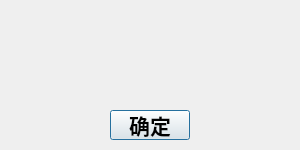
<?xml version="1.0" encoding="UTF-8"?>
<ui version="4.0">
 <class>Load_msg</class>
 <widget class="QDialog" name="Load_msg">
  <property name="geometry">
   <rect>
    <x>0</x>
    <y>0</y>
    <width>300</width>
    <height>150</height>
   </rect>
  </property>
  <property name="minimumSize">
   <size>
    <width>300</width>
    <height>150</height>
   </size>
  </property>
  <property name="maximumSize">
   <size>
    <width>300</width>
    <height>150</height>
   </size>
  </property>
  <property name="font">
   <font>
    <family>Arial</family>
   </font>
  </property>
  <property name="windowTitle">
   <string>登录信息</string>
  </property>
  <widget class="QLabel" name="msg">
   <property name="geometry">
    <rect>
     <x>10</x>
     <y>65</y>
     <width>271</width>
     <height>20</height>
    </rect>
   </property>
   <property name="font">
    <font>
     <family>黑体</family>
     <pointsize>15</pointsize>
    </font>
   </property>
   <property name="text">
    <string/>
   </property>
  </widget>
  <widget class="QPushButton" name="OKbutton">
   <property name="geometry">
    <rect>
     <x>110</x>
     <y>110</y>
     <width>80</width>
     <height>30</height>
    </rect>
   </property>
   <property name="font">
    <font>
     <family>黑体</family>
     <pointsize>16</pointsize>
     <weight>75</weight>
     <bold>true</bold>
    </font>
   </property>
   <property name="cursor">
    <cursorShape>PointingHandCursor</cursorShape>
   </property>
   <property name="text">
    <string>确定</string>
   </property>
  </widget>
 </widget>
 <resources/>
 <connections/>
</ui>
